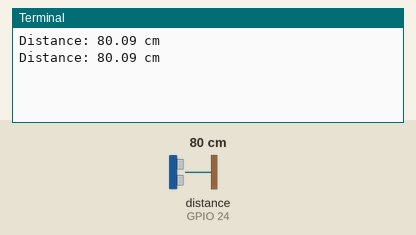
The program below on a simulated Raspberry Pi (BCM pin numbers). Shown: the last lines printed to the terminal. The inputs (shaded band) are chosen by the test bench; at power-on: distance to the obstacle (sensor on GPIO 24) 80 cm. The echo pulse lasts 58.3 µs per cm; the clock reads 2024-03-15 10:24:30 at power-on unless the program sets it.

Above: at 1.2 s.
1.3 s: distance to the obstacle (sensor on GPIO 24) set to 2 cm
At 2.6 s:
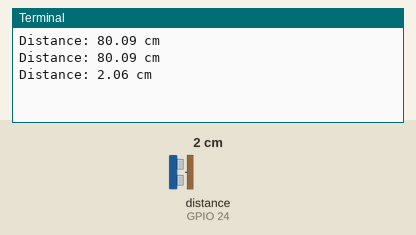
2.8 s: distance to the obstacle (sensor on GPIO 24) set to 4 cm
At 3.6 s:
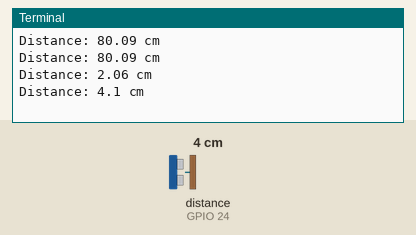
Timing chart, 0 to 5.8 s (numbered marks = the images above; inputs shaded):
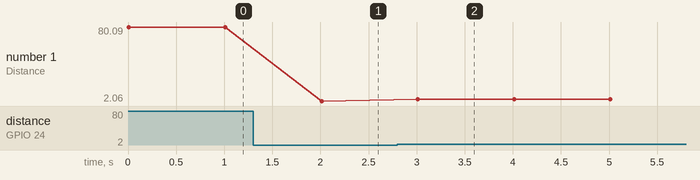

Measured:
- after the input at 1.3 s, the terminal: prints a new line after 0.71 s (image 1)
- after the input at 2.8 s, the terminal: prints a new line after 0.21 s (image 2)
- plotted number 1: 80.09 → 2.06 after the input at 1.3 s, 2.06 → 4.1 after the input at 2.8 s

The program:

ultrasonic_sensor.py
```python
#python ultrasonic_sensor.py
import RPi.GPIO as GPIO
import time

# Set GPIO pins for the sensor
TRIG_PIN = 23
ECHO_PIN = 24

def setup():
    # Set GPIO mode and setup pins
    GPIO.setmode(GPIO.BCM)
    GPIO.setup(TRIG_PIN, GPIO.OUT)
    GPIO.setup(ECHO_PIN, GPIO.IN)

def get_distance():
    # Send a short pulse to trigger the ultrasonic sensor
    GPIO.output(TRIG_PIN, GPIO.HIGH)
    time.sleep(0.00001)
    GPIO.output(TRIG_PIN, GPIO.LOW)

    # Measure the time it takes for the echo to return
    while GPIO.input(ECHO_PIN) == 0:
        pulse_start = time.time()
    while GPIO.input(ECHO_PIN) == 1:
        pulse_end = time.time()

    # Calculate distance using the speed of sound (343 meters per second)
    pulse_duration = pulse_end - pulse_start
    distance = pulse_duration * 17150

    # Round the distance to 2 decimal places
    distance = round(distance, 2)

    return distance

def cleanup():
    # Clean up GPIO settings
    GPIO.cleanup()

if __name__ == "__main__":
    try:
        setup()
        while True:
            distance = get_distance()
            print(f"Distance: {distance} cm")
            time.sleep(1)

    except KeyboardInterrupt:
        # If Ctrl+C is pressed, exit cleanly
        print("Exiting...")
    finally:
        cleanup()
```
